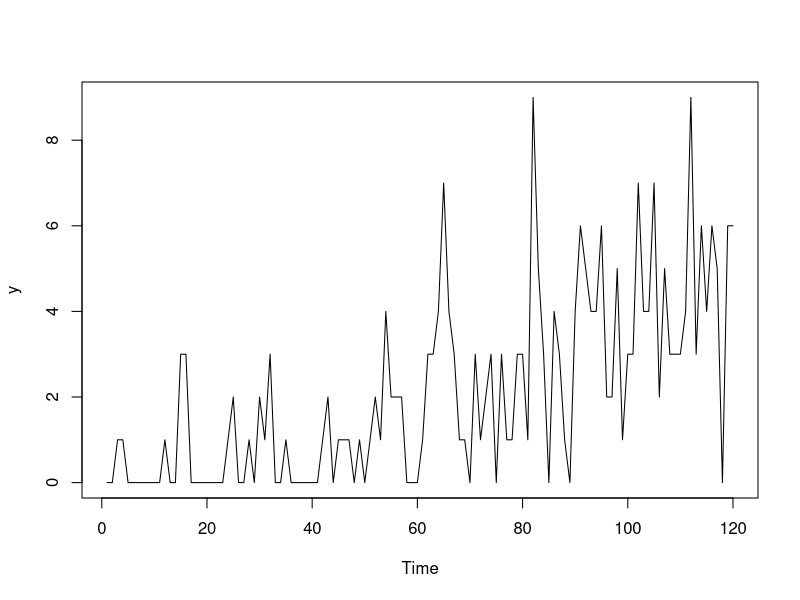

This chart was generated by the following R code: (Note: this script raises an error after producing the figure.)
## ---- chunk 1
y <- ts(c(rpois(20,0.25),rpois(20,0.5),rpois(20,1),rpois(20,2),rpois(20,3),rpois(20,5)))
## ---- chunk 2
plot(y)
## ---- chunk 3
oETSFModel1 <- oes(y, occurrence="fixed", h=10, holdout=TRUE)
oETSFModel1
plot(oETSFModel1)
## ---- chunk 4
oETSOModel <- oes(y, model="MMN", occurrence="odds-ratio", h=10, holdout=TRUE)
oETSOModel
plot(oETSOModel)
## ---- chunk 5
oETSIModel <- oes(y, model="MMN", occurrence="inverse-odds-ratio", h=10, holdout=TRUE)
oETSIModel
plot(oETSIModel)
## ---- chunk 6
oETSGModel1 <- oesg(y, modelA="MNN", modelB="AAN", h=10, holdout=TRUE)
oETSGModel1
plot(oETSGModel1)
## ---- chunk 7
oETSGModel1$modelA
## ---- chunk 8
oETSDModel <- oes(y, model="MMN", occurrence="d", h=10, holdout=TRUE)
oETSDModel
plot(oETSDModel)
## ---- chunk 9
plot(y)
## ---- chunk 10
adamModelsiETS <- vector("list",4)
adamModelsiETS[[1]] <- adam(y, "MMN", occurrence="odds-ratio",
                            h=10, holdout=TRUE)
adamModelsiETS[[2]] <- adam(y, "MMN", occurrence="inverse-odds-ratio",
                            h=10, holdout=TRUE)
adamModelsiETS[[3]] <- adam(y, "MMN", occurrence="direct",
                            h=10, holdout=TRUE)
adamModelsiETS[[4]] <- adam(y, "MMN", occurrence="general",
                            h=10, holdout=TRUE)
adamModelsiETSAICcs <- setNames(sapply(adamModelsiETS,AICc),
                                c("odds-ratio","inverse-odds-ratio","direct","general"))
adamModelsiETSAICcs
## ---- chunk 11
i <- which.min(adamModelsiETSAICcs)
plot(adamModelsiETS[[i]],7)
## ---- chunk 12
adamModelsiETS[[i]]$occurrence
plot(adamModelsiETS[[i]]$occurrence)
## ---- chunk 13
oETSModel <- oes(y, "MMN", occurrence=names(adamModelsiETSAICcs)[i],
                 h=10, holdout=TRUE)
adamModeliARIMA <- adam(y, "NNN", occurrence=oETSModel, orders=c(0,2,2),
                        distribution="dlnorm", h=10, holdout=TRUE)
adamModeliARIMA
plot(adamModeliARIMA,7)
## ---- chunk 14
adamModelsiETS[[i]] <- adam(y, "MMN", occurrence=oETSModel,
                            h=10, holdout=TRUE)
adamModelsiETS[[i]]
plot(adamModelsiETS[[i]],7)
## ---- chunk 15
adamModeliARIMA <- adam(y, "NNN", occurrence=oETSModel, orders=c(0,2,2),
                        distribution="dinvgauss", h=10, holdout=TRUE, initial="back")
adamModeliARIMA
plot(adamModeliARIMA,7)
